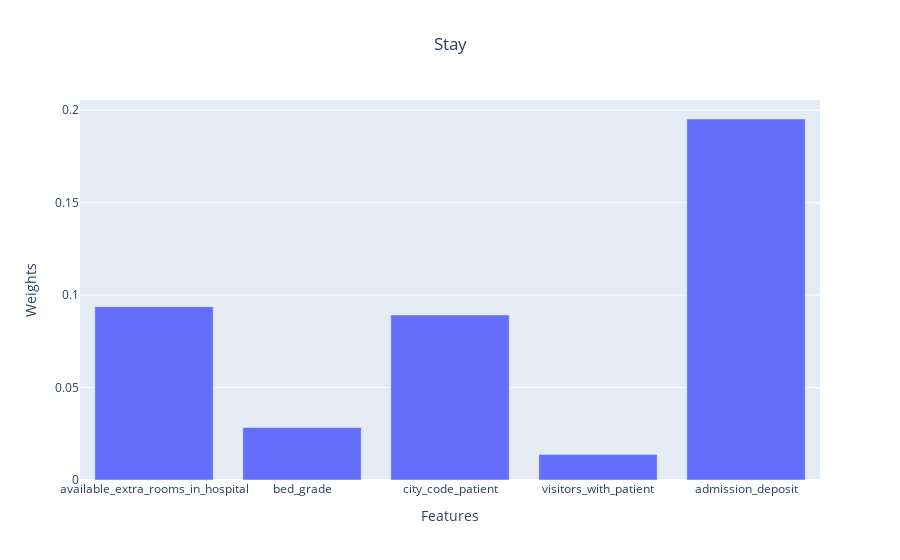

The notebook cell saved with this chart:
### Code cell
import plotly.express as px
bar_chart = px.bar(model_para, x='Features', y='Weights',title="Stay")
bar_chart.update(layout=dict(title=dict(x=0.5)))
bar_chart.show()

### Figure 1 — Plotly figure (JSON) as saved in the notebook; plotly's stock layout.template omitted (floating-point values rounded to 4 significant figures)
{"data": [{"alignmentgroup": "True", "hovertemplate": "Features=%{x}<br>Weights=%{y}<extra></extra>", "legendgroup": "", "marker": {"color": "#636efa", "pattern": {"shape": ""}}, "name": "", "offsetgroup": "", "orientation": "v", "showlegend": false, "textposition": "auto", "type": "bar", "x": ["available_extra_rooms_in_hospital", "bed_grade", "city_code_patient", "visitors_with_patient", "admission_deposit"], "xaxis": "x", "y": [0.09373, 0.02841, 0.08927, 0.01385, 0.1953], "yaxis": "y"}], "layout": {"barmode": "relative", "legend": {"tracegroupgap": 0}, "title": {"text": "Stay", "x": 0.5}, "xaxis": {"anchor": "y", "domain": [0, 1], "title": {"text": "Features"}}, "yaxis": {"anchor": "x", "domain": [0, 1], "title": {"text": "Weights"}}}}
